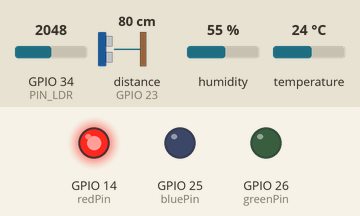
This sketch was run on a simulated ESP32. On the bench: output pins drawn as LEDs (lit = HIGH). Wiring (inferred from the names in the program): ultrasonic range finder: trigger GPIO 22; echo GPIO 23. The inputs (shaded band) are chosen by the test bench; at power-on: distance to the obstacle (sensor on GPIO 23) 80 cm, GPIO 34 (PIN_LDR) = 2048, humidity 55 %, temperature 24 °C. The echo pulse lasts 58.3 µs per cm; WiFi joins after 1.5 s; servers stay silent unless stated; random numbers use the default seed unless the sketch sets one; no MQTT or app messages arrive unless stated; not simulated (calls return 0 or success): env.h; names the files do not define were given values by the test bench: BROKER_PORT = 1883; pins used as bus, display or sensor lines are not drawn; what the sketch prints to the serial monitor is not drawn.

Above: at 2.9 s.
3.0 s: distance to the obstacle (sensor on GPIO 23) set to 35 cm
8.0 s: distance to the obstacle (sensor on GPIO 23) set to 27 cm
At 12.3 s:
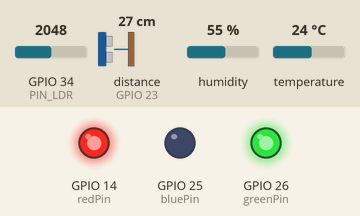
13.3 s: distance to the obstacle (sensor on GPIO 23) set to 60 cm
At 17.2 s:
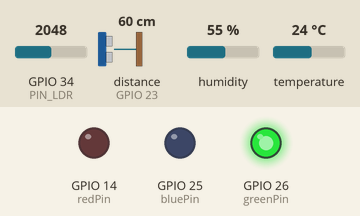
18.3 s: distance to the obstacle (sensor on GPIO 23) set to 2 cm
At 23.1 s:
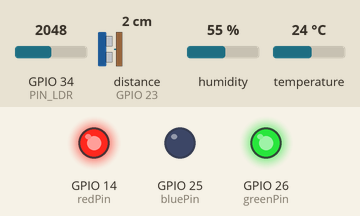
23.4 s: distance to the obstacle (sensor on GPIO 23) set to 120 cm
At 28.3 s:
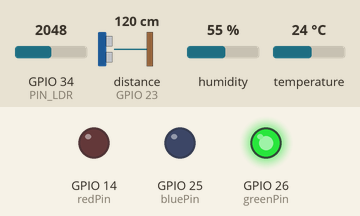
Timing chart, 0 to 29.4 s (numbered marks = the images above; inputs shaded):
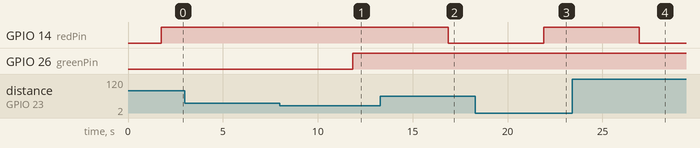

The sketch:

S1.ino
```cpp
#include <WiFi.h>
#include <WiFiClientSecure.h>
#include <PubSubClient.h>
#include <DHT.h>
#include "env.h"

void corLed(byte red, byte green, byte blue);
void callback(char* topic, byte* message, unsigned int length);

#define PIN_LDR 34
#define PIN_DHT 4
#define PIN_TRIGG 22
#define PIN_ECHO 23

const byte redPin = 14;
const byte greenPin = 26;
const byte bluePin = 25;

#define DHTTYPE DHT11
DHT dht(PIN_DHT, DHT11);

int distancia = 0;
bool presencaAnterior = false;

WiFiClientSecure espClient;
PubSubClient mqttClient(espClient);

void setup() {
  Serial.begin(115200);
  espClient.setInsecure();

  // --- WiFi ---
  Serial.println("Conectando no WiFi...");
  WiFi.begin(SSID, PASS);
  while (WiFi.status() != WL_CONNECTED) {
    Serial.print(".");
    delay(300);
  }
  Serial.println("\nWiFi conectado!");

  // --- MQTT ---
  mqttClient.setServer(BROKER_URL, BROKER_PORT);

  Serial.println("Conectando ao broker...");
  String clientId = "S1-" + String(random(0xffff), HEX);

  while (!mqttClient.connected()) {
    mqttClient.connect(clientId.c_str(), BROKER_USER_NAME, BROKER_USER_PASS);
    Serial.print(".");
    delay(200);
  }
  Serial.println("\nConectado ao broker!");

  // Callback e inscrições
  mqttClient.setCallback(callback);
  mqttClient.subscribe(TOPIC3);
  mqttClient.subscribe(TOPIC1);
  mqttClient.subscribe(TOPIC2);
  mqttClient.subscribe(TOPIC4);

  // Sensores
  pinMode(PIN_LDR, INPUT);
  dht.begin();

  pinMode(PIN_TRIGG, OUTPUT);
  pinMode(PIN_ECHO, INPUT);

  ledcAttach(redPin, 5000, 8);
  ledcAttach(greenPin, 5000, 8);
  ledcAttach(bluePin, 5000, 8);

  corLed(255, 0, 0);
}

void loop() {
  // Reconexão automática
  if (!mqttClient.connected()) {
    String clientId = "S1-" + String(random(0xffff), HEX);
    mqttClient.connect(clientId.c_str(), BROKER_USER_NAME, BROKER_USER_PASS);
  }
  mqttClient.loop();


  int luminosidade = analogRead(PIN_LDR);
  float temperatura = dht.readTemperature();
  float umidade = dht.readHumidity();

  // --- Envio MQTT ---
  char msgLuz[10];
  sprintf(msgLuz, "%d", luminosidade);
  mqttClient.publish(TOPIC3, msgLuz);

  char msgTemp[10];
  dtostrf(temperatura, 4, 1, msgTemp);
  mqttClient.publish(TOPIC1, msgTemp);

  char msgUmi[10];
  dtostrf(umidade, 4, 1, msgUmi);
  mqttClient.publish(TOPIC2, msgUmi);

  Serial.println("\n📡 Dados enviados:");
  Serial.print("LDR = "); Serial.println(luminosidade);
  Serial.print("Temp = "); Serial.println(temperatura);
  Serial.print("Umid = "); Serial.println(umidade);

  // --- Ultrassônico ---
  distancia = readUltrassonic(PIN_ECHO, PIN_TRIGG);

  if (distancia > 0) {
    Serial.print("Distância: ");
    Serial.print(distancia);
    Serial.println(" cm");
  }

  bool presencaAtual = (distancia > 0 && distancia < 30);

  // Envia apenas se mudar o estado
  if (presencaAtual != presencaAnterior) {
    if (presencaAtual) {
      mqttClient.publish(TOPIC4, "1");
      Serial.println(">>> PRESENÇA DETECTADA");
      corLed(255, 255, 0);
    } else {
      mqttClient.publish(TOPIC4, "0");
      Serial.println(">>> PRESENÇA ENCERRADA");
      corLed(0, 255, 0);
    }
    presencaAnterior = presencaAtual;
  }

  delay(5000);
}

int readUltrassonic(byte echo_pin, byte trigg_pin) {
  digitalWrite(trigg_pin, LOW);
  delayMicroseconds(2);
  digitalWrite(trigg_pin, HIGH);
  delayMicroseconds(10);
  digitalWrite(trigg_pin, LOW);

  unsigned long tempo = pulseIn(echo_pin, HIGH, 30000);
  if (tempo == 0) return -1;

  return (tempo * 0.0343) / 2;
}

void corLed(byte red, byte green, byte blue) {
  ledcWrite(redPin, red);
  ledcWrite(greenPin, green);
  ledcWrite(bluePin, blue);
}


void callback(char* topic, byte* message, unsigned int length) {
}
```

Measured:
- the behaviour switches between 31 and 30 cm on distance to the obstacle (sensor on GPIO 23) (found by bisection; images 0 and 1)
- after the input at 3.0 s, every drawn part: stays the same
- after the input at 8.0 s, GPIO 26 (greenPin): LOW → HIGH after 3.8 s
- after the input at 13.3 s, GPIO 14 (redPin): HIGH → LOW after 3.6 s
- after the input at 18.3 s, GPIO 14 (redPin): LOW → HIGH after 3.6 s
- after the input at 23.4 s, GPIO 14 (redPin): HIGH → LOW after 3.5 s
